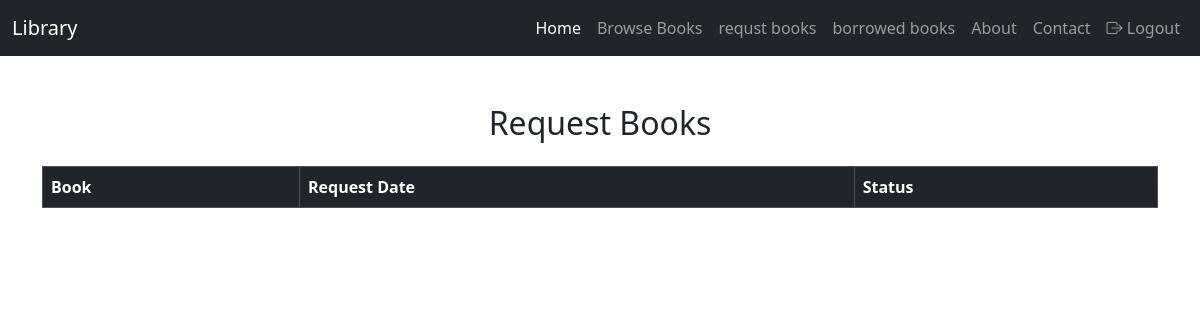
Page /view_borrow_req/ (signed in) on the earlier database version.
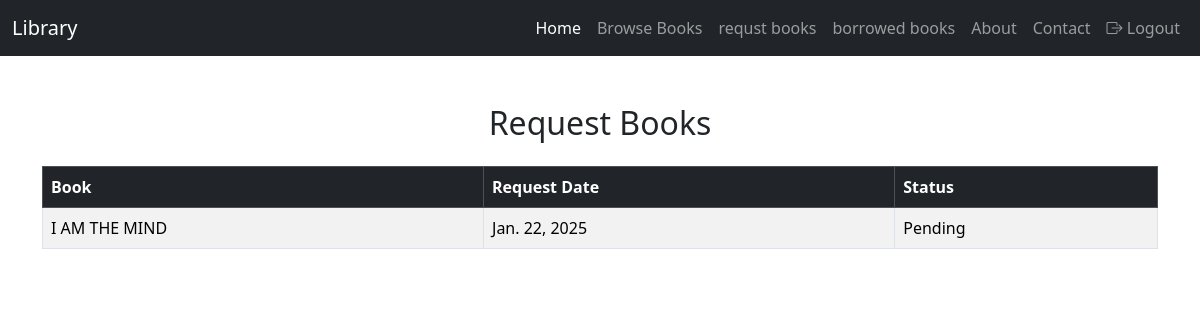
Same page on the later database version.
### bookapp/models.py (models this page shows)
class Borrow(models.Model):
    STATUS_CHOICES = [
        ('Pending', 'Pending'),
        ('Approved', 'Approved'),
        ('Rejected', 'Rejected'),
        ('Returned', 'Returned'),
        ('Return Requested', 'Return Requested'),
    ]
    book = models.ForeignKey(books, on_delete=models.CASCADE)
    user = models.ForeignKey(User, on_delete=models.CASCADE)
    request_date = models.DateField(auto_now_add=True)
    approval_date = models.DateField(null=True, blank=True)
    r_date = models.DateField(null=True, blank=True)  # Only set when approved
    status = models.CharField(max_length=20, choices=STATUS_CHOICES, default='Pending')
    return_request_date = models.DateField(null=True, blank=True)  # Date when user requests to return
    return_approval_date = models.DateField(null=True, blank=True)  # Date when admin approves return
    extension_requested_date = models.DateField(null=True, blank=True)
    new_return_date = models.DateField(null=True, blank=True)
    extension_status = models.CharField(
        max_length=20,
        choices=[('Pending', 'Pending'), ('Approved', 'Approved'), ('Rejected', 'Rejected')],
        default='Pending')

class books(models.Model):
    title = models.CharField(max_length=200)
    auther = models.CharField(max_length=200)
    description = models.TextField()
    publication_date = models.DateField()
    location = models.ForeignKey('locations', on_delete=models.CASCADE, null=True, blank=True)
    genre = models.ForeignKey('genres', on_delete=models.CASCADE)
    cover_image = models.FileField()
    available_copies = models.IntegerField(default=2)

### bookapp/views.py (the view)
# urls.py: path('view_borrow_req/', views.view_borrow_req, name='view_borrow_req'),
def view_borrow_req(req):
   user=User.objects.get(username=req.session['user'])
   borrow_requests = Borrow.objects.filter(user=user).filter(Q(status='Pending') | Q(status='Rejected'))
   return render(req, 'user/requests.html', {'requests': borrow_requests})

### templates/user/requests.html (shortened to what this page needs)
<!DOCTYPE html>
<html lang="en">
<head>
    <link href="https://cdn.jsdelivr.net/npm/bootstrap@5.3.3/dist/css/bootstrap.min.css" rel="stylesheet">
    <link href="https://cdn.jsdelivr.net/npm/bootstrap-icons/font/bootstrap-icons.css" rel="stylesheet">
</head>
<body>
  <nav class="navbar navbar-expand-lg navbar-dark bg-dark">
    <div class="container-fluid">
      <a class="navbar-brand" href="#">Library </a>
      <div class="collapse navbar-collapse" id="navbarNav">
        <ul class="navbar-nav ms-auto">
          <li class="nav-item">
            <a class="nav-link active" href="../user">Home</a>
          </li>
          <li class="nav-item">
            <a class="nav-link" href="../books">Browse Books</a>
          </li>
          <li class="nav-item">
            <a class="nav-link" href="../view_borrow_req">requst books</a>
          </li>
          <li class="nav-item">
            <a class="nav-link" href="../view_borrow">borrowed books</a>
          </li>
          <li class="nav-item">
            <a class="nav-link" href="../about">About</a>
          </li>
          <li class="nav-item">
            <a class="nav-link" href="../contact">Contact</a>
          </li>
          <li class="nav-item">
            <a class=" nav-link" href="logout"><i class="bi bi-box-arrow-right"></i> Logout</a>
          </li>
        </ul>
      </div>
    </div>
  </nav>
    <div class="container py-5">
        <h2 class="text-center mb-4">Request Books</h2>
        <div class="table-responsive">
            <table class="table table-striped table-bordered">
                <thead class="table-dark">
                    <tr>
                      <th>Book</th>
                      <th>Request Date</th>
                      <th>Status</th>
                    </tr>
                </thead>
                <tbody>
                  {% for req in requests %}
                    <tr>
                      <td>{{ req.book.title }}</td>
                      <td>{{ req.request_date }}</td>
                      <td>{{ req.status }}</td>
                    </tr>
                    {% endfor %}
                </tbody>
            </table>
        </div>
    </div>
</body>
</html>

Differences in the rows shown:
added Borrow: book "I AM THE MIND", request_date "Jan. 22, 2025", status "Pending"
